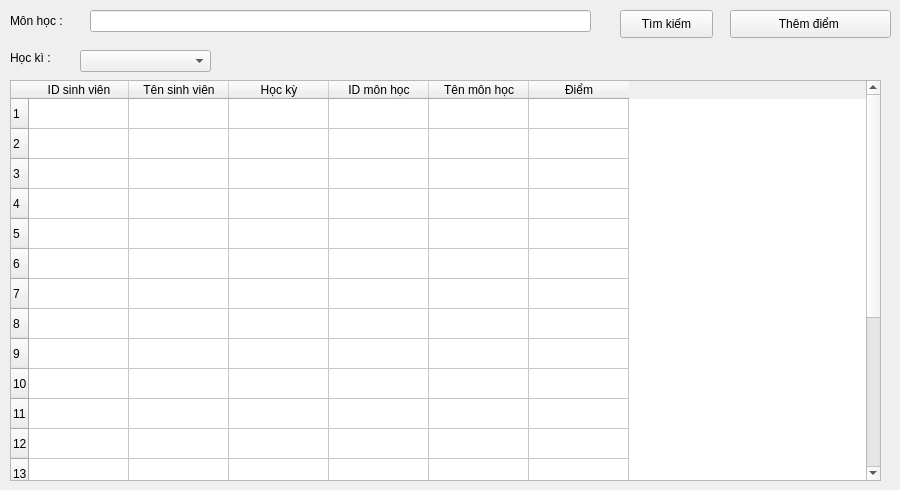
      <widget class="QWidget" name="diemsv">
       <attribute name="title">
        <string>Điểm theo môn học</string>
       </attribute>
       <widget class="QLineEdit" name="lineEdit_32">
        <property name="geometry">
         <rect>
          <x>90</x>
          <y>10</y>
          <width>501</width>
          <height>22</height>
         </rect>
        </property>
       </widget>
       <widget class="QLabel" name="label_82">
        <property name="geometry">
         <rect>
          <x>10</x>
          <y>10</y>
          <width>61</width>
          <height>21</height>
         </rect>
        </property>
        <property name="text">
         <string>Môn học :</string>
        </property>
       </widget>
       <widget class="QPushButton" name="pushButton_17">
        <property name="geometry">
         <rect>
          <x>620</x>
          <y>10</y>
          <width>93</width>
          <height>28</height>
         </rect>
        </property>
        <property name="text">
         <string>Tìm kiếm</string>
        </property>
       </widget>
       <widget class="QPushButton" name="pushButton_18">
        <property name="geometry">
         <rect>
          <x>730</x>
          <y>10</y>
          <width>161</width>
          <height>28</height>
         </rect>
        </property>
        <property name="text">
         <string>Thêm điểm </string>
        </property>
       </widget>
       <widget class="QLabel" name="label_83">
        <property name="geometry">
         <rect>
          <x>10</x>
          <y>50</y>
          <width>55</width>
          <height>16</height>
         </rect>
        </property>
        <property name="text">
         <string>Học kì : </string>
        </property>
       </widget>
       <widget class="QComboBox" name="comboBox_7">
        <property name="geometry">
         <rect>
          <x>80</x>
          <y>50</y>
          <width>131</width>
          <height>22</height>
         </rect>
        </property>
       </widget>
       <widget class="QTableWidget" name="tableWidget_4">
        <property name="geometry">
         <rect>
          <x>10</x>
          <y>80</y>
          <width>871</width>
          <height>401</height>
         </rect>
        </property>
        <property name="rowCount">
         <number>20</number>
        </property>
        <row/>
        <row/>
        <row/>
        <row/>
        <row/>
        <row/>
        <row/>
        <row/>
        <row/>
        <row/>
        <row/>
        <row/>
        <row/>
        <row/>
        <row/>
        <row/>
        <row/>
        <row/>
        <row/>
        <row/>
        <column>
         <property name="text">
          <string>ID sinh viên</string>
         </property>
        </column>
        <column>
         <property name="text">
          <string>Tên sinh viên</string>
         </property>
        </column>
        <column>
         <property name="text">
          <string>Học kỳ</string>
         </property>
        </column>
        <column>
         <property name="text">
          <string>ID môn học</string>
         </property>
        </column>
        <column>
         <property name="text">
          <string>Tên môn học</string>
         </property>
        </column>
        <column>
         <property name="text">
          <string>Điểm</string>
         </property>
        </column>
       </widget>
      </widget>
